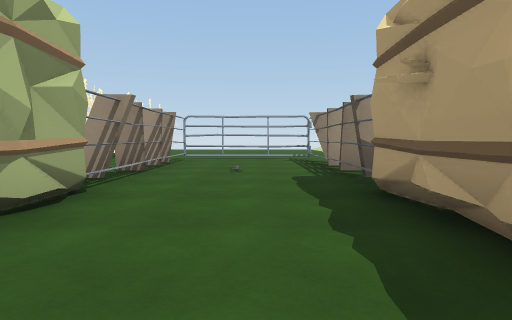
view 1 (above)

16 first-person views from a walk through a Unity game level. The camera is 1.2 m above the floor, tilts 4° down and sees 80° across. The floor is counted in squares, 2 m on a side. Each view is taken from the middle of a square. On the plan, view 1 faces up. The plan holds only what a view shows up to about 9 squares ahead; the rest is blank. The place goes on beyond the plan. The player is left out. Door leaves are left out, so doorways stand open.

view 2
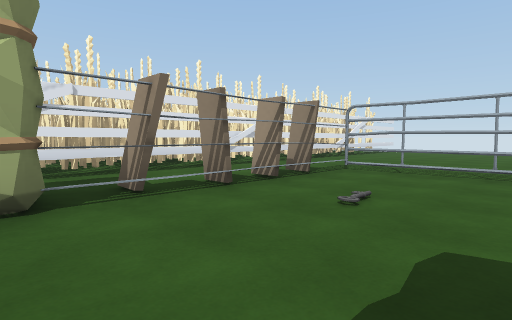

view 3
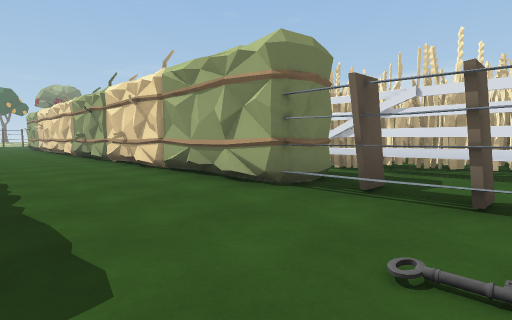

view 4
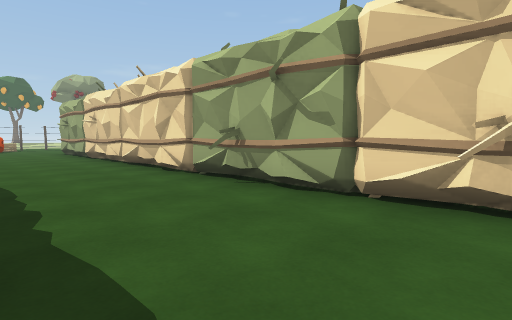

view 5
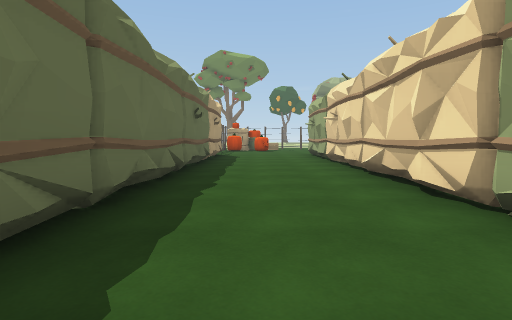

view 6
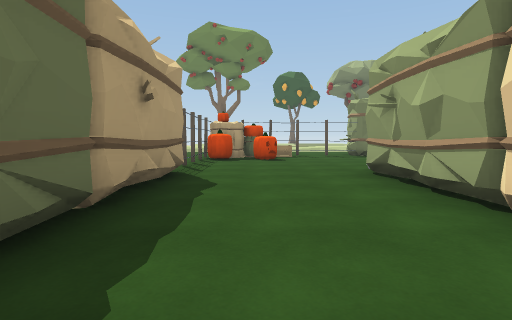

view 7
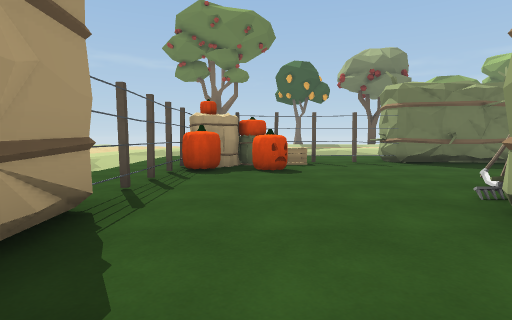

view 8
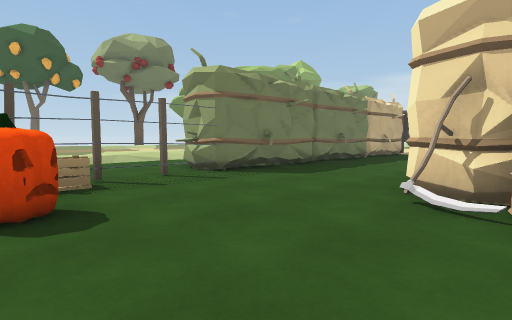

view 9
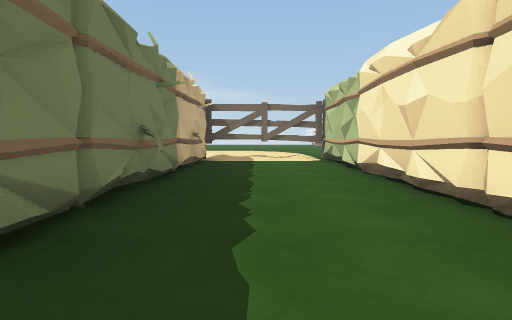

view 10
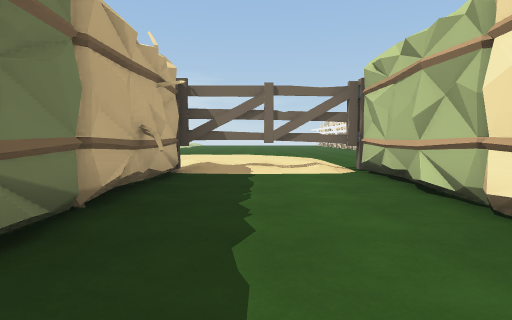

view 11
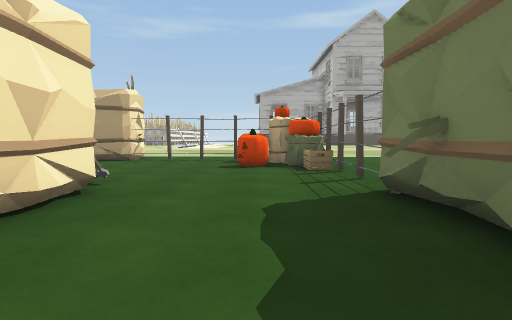

view 12
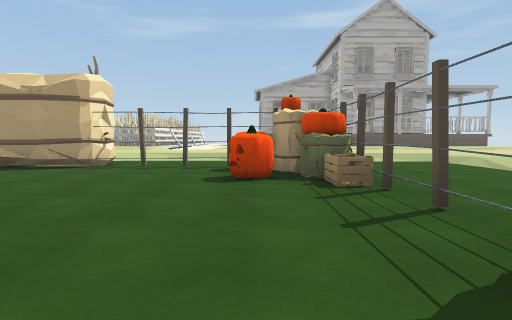

view 13
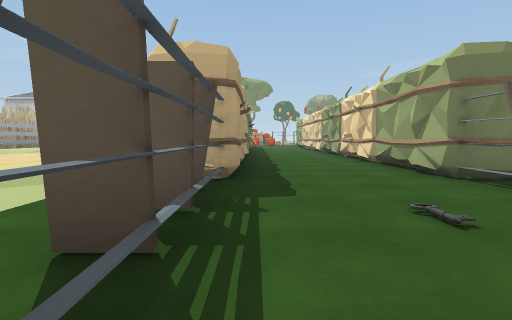

view 14
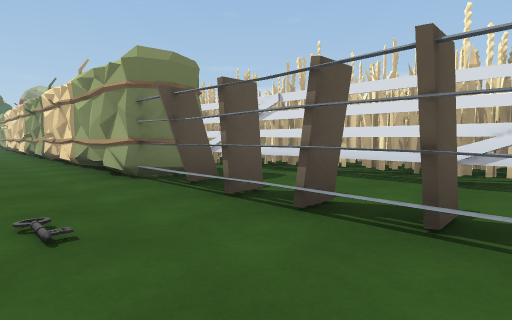

view 15
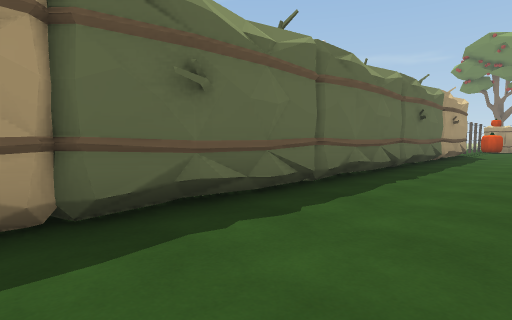

view 16
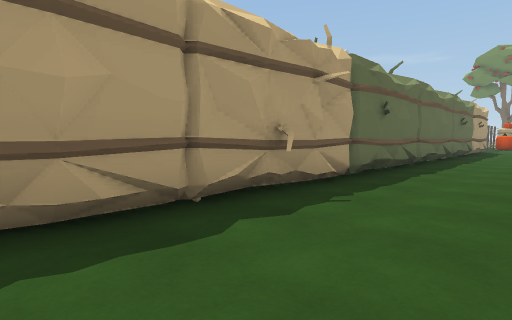

### Floor plan
Key: @ floor where view 1 was taken; # wall or solid block; x gap in a wall; . main floor; : floor 0.25 m higher than the main floor; = window, fence, low wall or low ledge; T thing the floor can be seen under or through; K key; P pumpkin; O other object.
Columns run from 14 left of view 1 to 3 right of it. Each row starts with its distance up from view 1.
 10           #....
  9           #.T###.
  8           #.T...#
  7           #xT...#
  6           #.T.K.#.
  5           #.T...#.
  4           #OT...O
  3           #OO...#O
  2           # O... O
  1            OO... O
  0             #.@O#O
 -1             O...#O
 -2             #...#O
 -3             #...#O
 -4             O... O
 -5             #... O
 -6            OO...OO
 -7            OO...OO
 -8            OO...OO
 -9             #... O
-10             #... O
-11             #... O
-12             #... O
-13             #... O
-14             #...#O
-15       O   OO....O.
-16 .#OOO O OOOO....#.
-17 :x..............#.
-18 :#............OP#.
-19 :x.O..O..O...OOO=.
-20 :O  #######O###=..
-21           #.......

Positions as (right, up) in squares from view 1, and headings:
1: (0, 0), facing up
2: (1, 3), facing up-left
3: (1, 6), facing down-left
4: (1, -1), facing down-left
5: (0, -3), facing down
6: (0, -9), facing down
7: (0, -12), facing down
8: (0, -15), facing down-left
9: (-4, -18), facing left
10: (-7, -18), facing left
11: (-7, -18), facing right
12: (-5, -18), facing right
13: (1, 8), facing down
14: (0, 8), facing down-left
15: (-1, -2), facing down-right
16: (-1, 2), facing down-right
